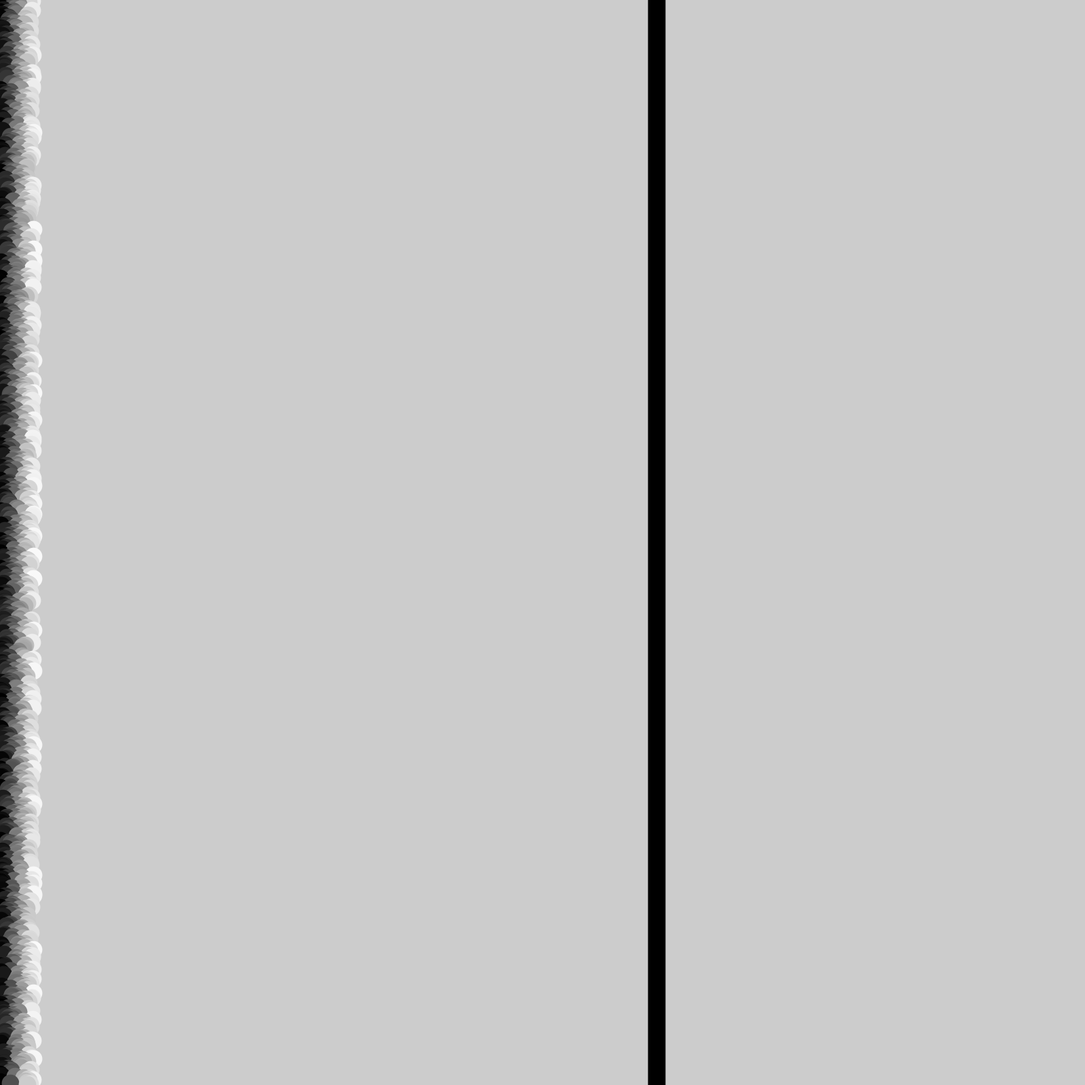
Frame 1 (no input)
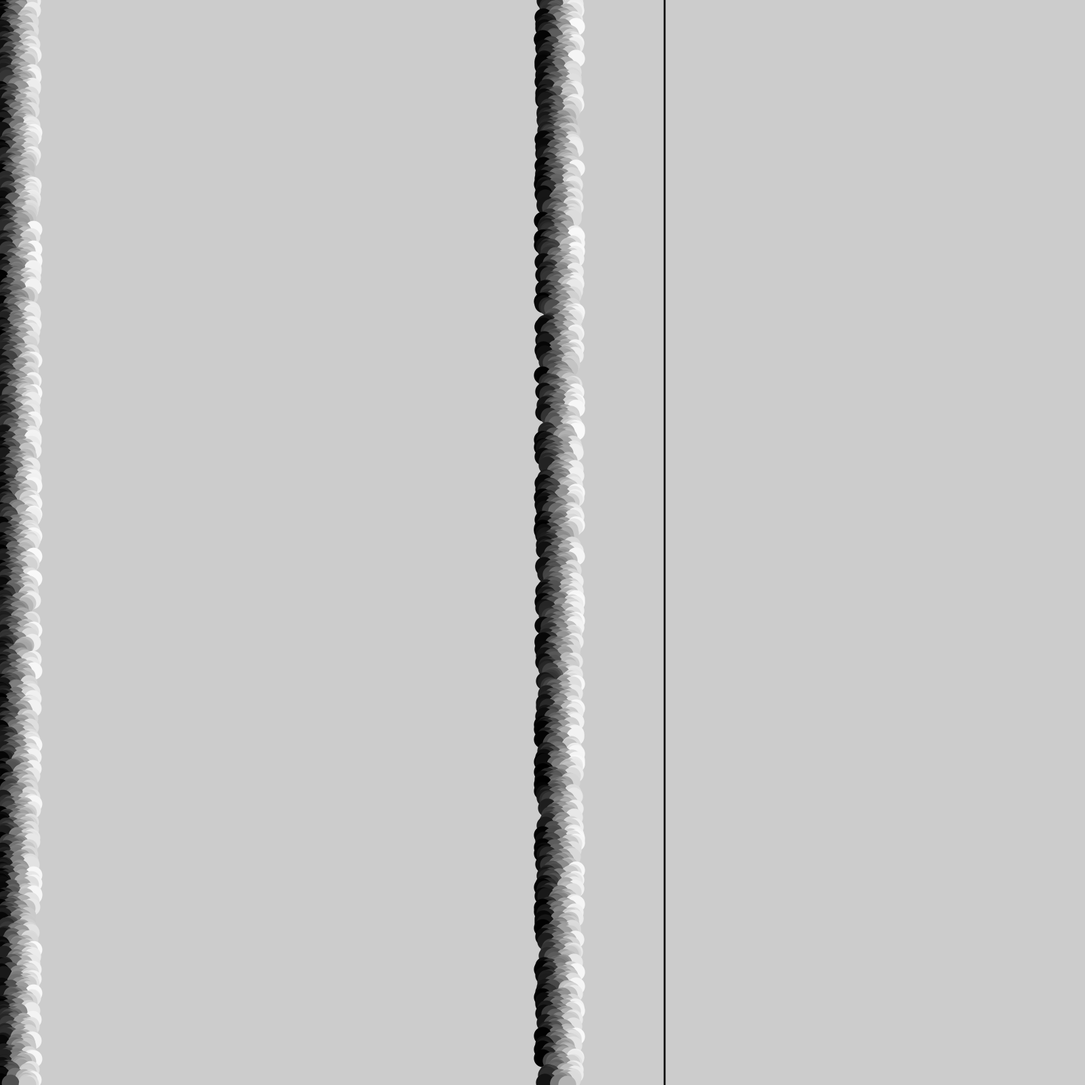
Frame 2 (the mouse pressed at the canvas centre, redrawn once)

The Processing sketch that drew these frames (run headless with seeded random() and noise(); the mouse was pressed at the canvas centre and the sketch redrawn once):

// Processing sketch: week4_code1_patern_design
// ── week4_code1_patern_design.pde
float xoff = 0.0; //Introduce xoff as the location of the line (moved by the noise)

void setup() {
  size (1600, 1600);
  noLoop(); //So that there is no action on screen when no key is pressed
}

void draw () {
  //Cursor location (x,y) on the window's title box
  surface.setTitle (mouseX+","+mouseY);

  //Moving VERTICLE line by noise
  //background(0);
  xoff = xoff +.01;
  float n = noise (xoff)*width;
  float Ranxoff = random(40);
  strokeWeight(Ranxoff);
  line(n, 0, n, height);

  //Moving HORIZONTAL lines by mouse position:
  for (int i = 0; i < 1600; i++) {
    println("Zap!!");
    float r = random(50);
    stroke(r*5);
    line(mouseX+r, i, mouseY+r, i);
  }
}

void mousePressed(){
  loop(); //Setting when the loop will start
}

void mouseReleased() {
  noLoop();
}

void keyPressed(){
  float RBackground = (255);
  float GBackground = (255);
  float BBackground = (255);
  background(RBackground, GBackground, BBackground);
}
